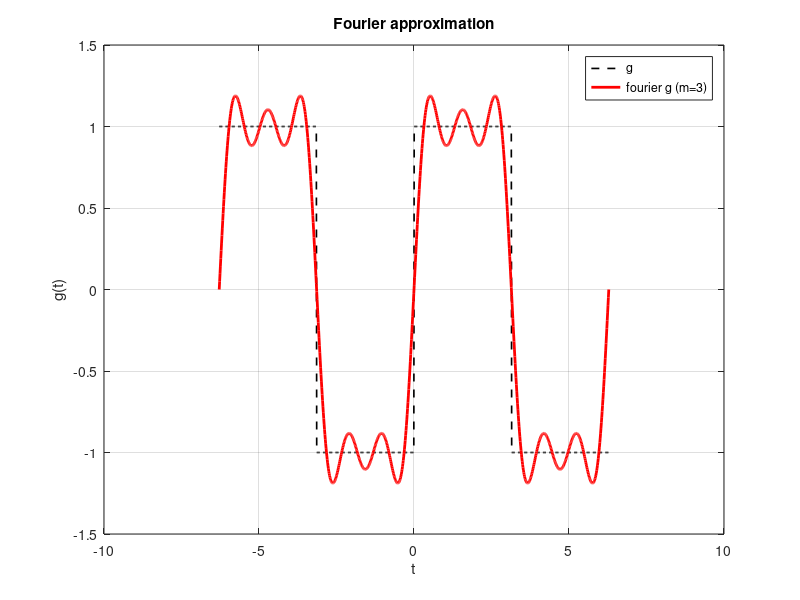

This figure's MATLAB source:
% plant parameters
t = linspace(-2*pi, 2*pi, 1000);
ampl = 1;
m = 3;

g_approx = zeros(size(t));

for k = 1:m
    n = 2*k - 1;
    bn = (4*ampl)/(pi*n);
    g_approx = g_approx + bn * sin(n * t);
end

% true square wave
g_true = ampl * sign(sin(t));

% plot
plot(t, g_true, 'k--', 'LineWidth', 1.2); hold on;
plot(t, g_approx, 'r', 'LineWidth', 2);
legend('g', 'fourier g (m=3)');
xlabel('t'); ylabel('g(t)');
title('Fourier approximation');
grid on;
